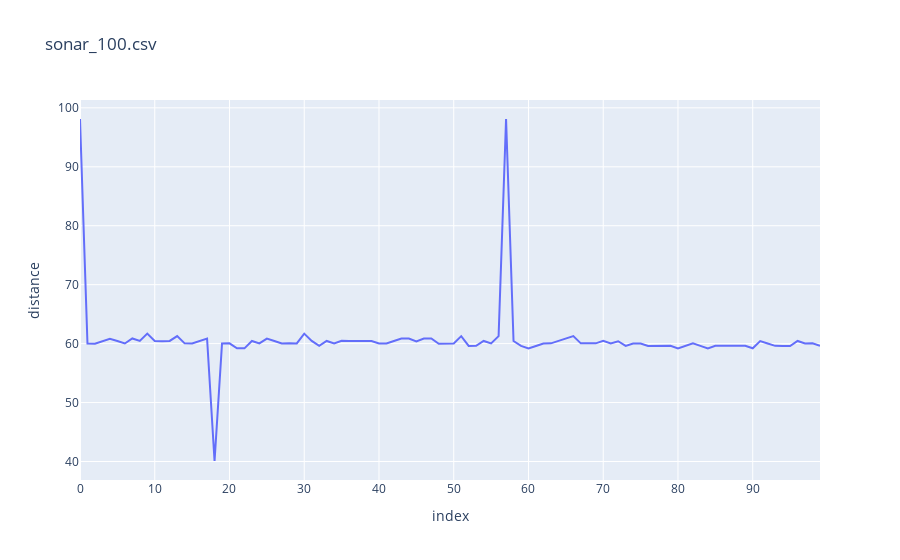
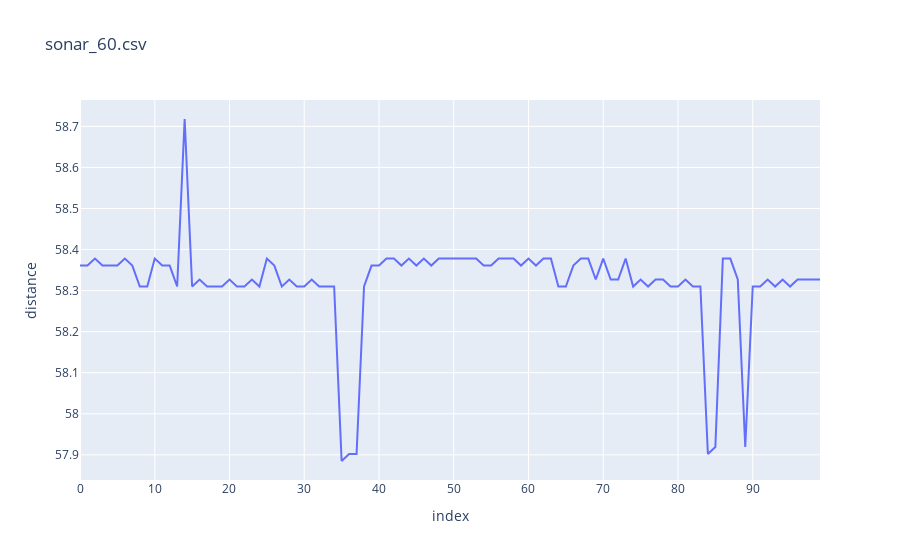
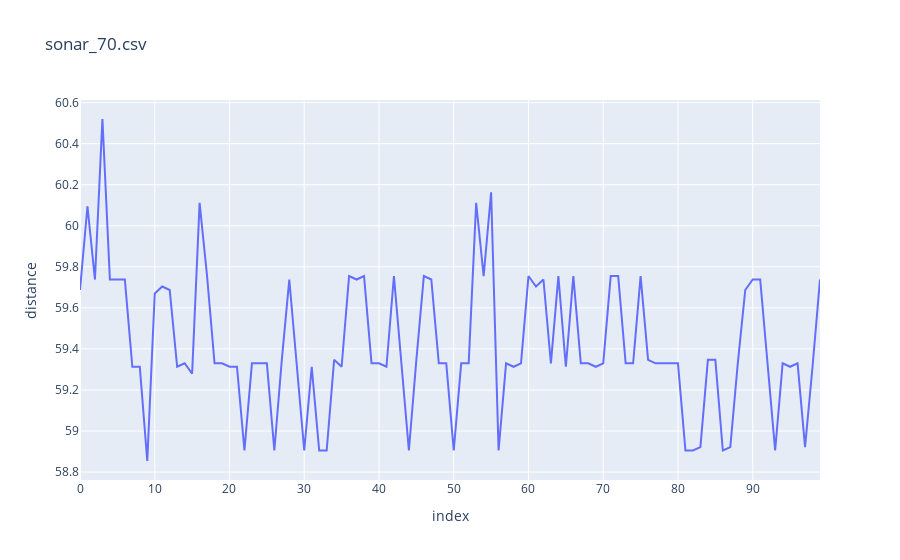
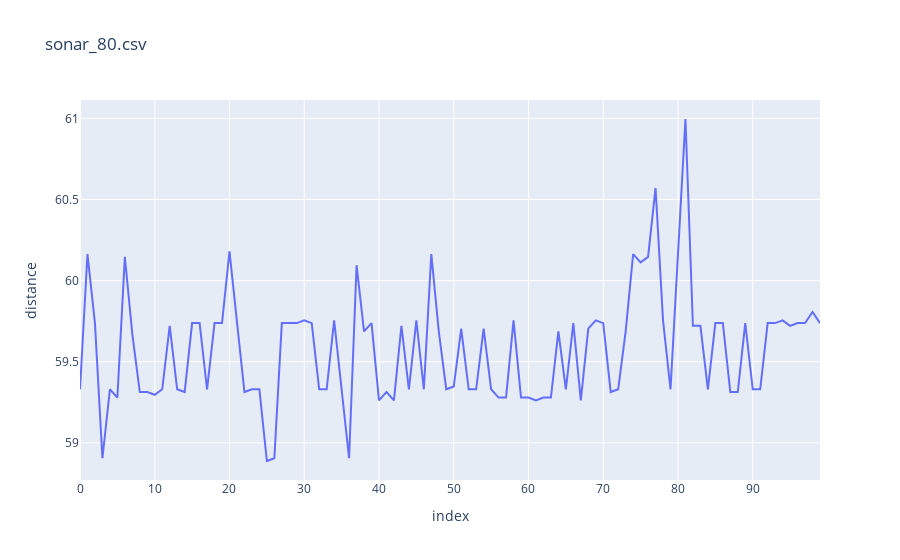

The notebook cell saved with these charts, in order:
### Markdown cell above
### basic functions

### Code cell
def convertToDistance(raw_data):
        return raw_data * 0.017

folder = r'D:\BUL\lab-1\results\result_2.csv'
files = os.listdir(folder)
total_data = pd.DataFrame()
diferent_lenghts = pd.DataFrame(columns=['file', 'avg', 'min', 'max'])
for file in files:
    if file.endswith('.csv'):
        try:
            print(file)
            df = pd.read_csv(os.path.join(folder, file))
            df['raw_data'] = pd.to_numeric(df['raw_data'])
            df['distance'] = df['raw_data'].apply(convertToDistance)
            df['index'] = df.index
            total_data = total_data.append(df)
            diferent_lenghts = diferent_lenghts.append({'file': file, 'avg': df['distance'].mean(), 'min': df['distance'].min(), 'max': df['distance'].max()}, ignore_index=True)
            fig = px.line(df, x='index', y='distance', title=file)
            fig.show()
        except Exception as e:
            print(e)

### Figure 1 — Plotly figure (JSON) as saved in the notebook; plotly's stock layout.template omitted (floating-point values rounded to 4 significant figures)
{"data": [{"hovertemplate": "index=%{x}<br>distance=%{y}<extra></extra>", "legendgroup": "", "line": {"color": "#636efa", "dash": "solid"}, "marker": {"symbol": "circle"}, "mode": "lines", "name": "", "orientation": "v", "showlegend": false, "type": "scatter", "x": [0, 1, 2, 3, 4, 5, 6, 7, 8, 9, 10, 11, 12, 13, 14, 15, 16, 17, 18, 19, 20, 21, 22, 23, 24, 25, 26, 27, 28, 29, 30, 31, 32, 33, 34, 35, 36, 37, 38, 39, 40, 41, 42, 43, 44, 45, 46, 47, 48, 49, 50, 51, 52, 53, 54, 55, 56, 57, 58, 59, 60, 61, 62, 63, 64, 65, 66, 67, 68, 69, 70, 71, 72, 73, 74, 75, 76, 77, 78, 79, 80, 81, 82, 83, 84, 85, 86, 87, 88, 89, 90, 91, 92, 93, 94, 95, 96, 97, 98, 99], "xaxis": "x", "y": [98.11, 60.03, 59.98, 60.45, 60.81, 60.45, 60.03, 60.88, 60.45, 61.71, 60.45, 60.4, 60.45, 61.29, 60.04, 60.03, 60.45, 60.86, 40.09, 60.03, 60.04, 59.19, 59.19, 60.45, 60.03, 60.86, 60.45, 60.03, 60.04, 60.03, 61.69, 60.45, 59.62, 60.45, 60.03, 60.47, 60.45, 60.45, 60.47, 60.45, 60.03, 60.03, 60.45, 60.86, 60.86, 60.38, 60.86, 60.86, 59.98, 59.98, 60.03, 61.27, 59.6, 59.62, 60.45, 60.03, 61.27, 98.11, 60.44, 59.62, 59.19, 59.6, 60.03, 60.04, 60.47, 60.88, 61.29, 60.04, 60.03, 60.04, 60.47, 60.03, 60.4, 59.62, 60.03, 60.03, 59.6, 59.62, 59.62, 59.62, 59.19, 59.6, 60.04, 59.62, 59.19, 59.62, 59.6, 59.6, 59.62, 59.62, 59.21, 60.44, 60.03, 59.62, 59.6, 59.6, 60.45, 60.03, 60.04, 59.62], "yaxis": "y"}], "layout": {"legend": {"tracegroupgap": 0}, "title": {"text": "sonar_100.csv"}, "xaxis": {"anchor": "y", "domain": [0, 1], "title": {"text": "index"}}, "yaxis": {"anchor": "x", "domain": [0, 1], "title": {"text": "distance"}}}}

### Figure 2 — Plotly figure (JSON) as saved in the notebook; plotly's stock layout.template omitted (floating-point values rounded to 4 significant figures)
{"data": [{"hovertemplate": "index=%{x}<br>distance=%{y}<extra></extra>", "legendgroup": "", "line": {"color": "#636efa", "dash": "solid"}, "marker": {"symbol": "circle"}, "mode": "lines", "name": "", "orientation": "v", "showlegend": false, "type": "scatter", "x": [0, 1, 2, 3, 4, 5, 6, 7, 8, 9, 10, 11, 12, 13, 14, 15, 16, 17, 18, 19, 20, 21, 22, 23, 24, 25, 26, 27, 28, 29, 30, 31, 32, 33, 34, 35, 36, 37, 38, 39, 40, 41, 42, 43, 44, 45, 46, 47, 48, 49, 50, 51, 52, 53, 54, 55, 56, 57, 58, 59, 60, 61, 62, 63, 64, 65, 66, 67, 68, 69, 70, 71, 72, 73, 74, 75, 76, 77, 78, 79, 80, 81, 82, 83, 84, 85, 86, 87, 88, 89, 90, 91, 92, 93, 94, 95, 96, 97, 98, 99], "xaxis": "x", "y": [58.36, 58.36, 58.38, 58.36, 58.36, 58.36, 58.38, 58.36, 58.31, 58.31, 58.38, 58.36, 58.36, 58.31, 58.72, 58.31, 58.33, 58.31, 58.31, 58.31, 58.33, 58.31, 58.31, 58.33, 58.31, 58.38, 58.36, 58.31, 58.33, 58.31, 58.31, 58.33, 58.31, 58.31, 58.31, 57.89, 57.9, 57.9, 58.31, 58.36, 58.36, 58.38, 58.38, 58.36, 58.38, 58.36, 58.38, 58.36, 58.38, 58.38, 58.38, 58.38, 58.38, 58.38, 58.36, 58.36, 58.38, 58.38, 58.38, 58.36, 58.38, 58.36, 58.38, 58.38, 58.31, 58.31, 58.36, 58.38, 58.38, 58.33, 58.38, 58.33, 58.33, 58.38, 58.31, 58.33, 58.31, 58.33, 58.33, 58.31, 58.31, 58.33, 58.31, 58.31, 57.9, 57.92, 58.38, 58.38, 58.33, 57.92, 58.31, 58.31, 58.33, 58.31, 58.33, 58.31, 58.33, 58.33, 58.33, 58.33], "yaxis": "y"}], "layout": {"legend": {"tracegroupgap": 0}, "title": {"text": "sonar_60.csv"}, "xaxis": {"anchor": "y", "domain": [0, 1], "title": {"text": "index"}}, "yaxis": {"anchor": "x", "domain": [0, 1], "title": {"text": "distance"}}}}

### Figure 3 — Plotly figure (JSON) as saved in the notebook; plotly's stock layout.template omitted (floating-point values rounded to 4 significant figures)
{"data": [{"hovertemplate": "index=%{x}<br>distance=%{y}<extra></extra>", "legendgroup": "", "line": {"color": "#636efa", "dash": "solid"}, "marker": {"symbol": "circle"}, "mode": "lines", "name": "", "orientation": "v", "showlegend": false, "type": "scatter", "x": [0, 1, 2, 3, 4, 5, 6, 7, 8, 9, 10, 11, 12, 13, 14, 15, 16, 17, 18, 19, 20, 21, 22, 23, 24, 25, 26, 27, 28, 29, 30, 31, 32, 33, 34, 35, 36, 37, 38, 39, 40, 41, 42, 43, 44, 45, 46, 47, 48, 49, 50, 51, 52, 53, 54, 55, 56, 57, 58, 59, 60, 61, 62, 63, 64, 65, 66, 67, 68, 69, 70, 71, 72, 73, 74, 75, 76, 77, 78, 79, 80, 81, 82, 83, 84, 85, 86, 87, 88, 89, 90, 91, 92, 93, 94, 95, 96, 97, 98, 99], "xaxis": "x", "y": [59.69, 60.1, 59.74, 60.52, 59.74, 59.74, 59.74, 59.31, 59.31, 58.85, 59.67, 59.7, 59.69, 59.31, 59.33, 59.28, 60.11, 59.76, 59.33, 59.33, 59.31, 59.31, 58.91, 59.33, 59.33, 59.33, 58.91, 59.35, 59.74, 59.33, 58.91, 59.31, 58.91, 58.91, 59.35, 59.31, 59.76, 59.74, 59.76, 59.33, 59.33, 59.31, 59.76, 59.33, 58.91, 59.35, 59.76, 59.74, 59.33, 59.33, 58.91, 59.33, 59.33, 60.11, 59.76, 60.16, 58.91, 59.33, 59.31, 59.33, 59.76, 59.7, 59.74, 59.33, 59.76, 59.31, 59.76, 59.33, 59.33, 59.31, 59.33, 59.76, 59.76, 59.33, 59.33, 59.76, 59.35, 59.33, 59.33, 59.33, 59.33, 58.91, 58.91, 58.92, 59.35, 59.35, 58.91, 58.92, 59.33, 59.69, 59.74, 59.74, 59.31, 58.91, 59.33, 59.31, 59.33, 58.92, 59.31, 59.74], "yaxis": "y"}], "layout": {"legend": {"tracegroupgap": 0}, "title": {"text": "sonar_70.csv"}, "xaxis": {"anchor": "y", "domain": [0, 1], "title": {"text": "index"}}, "yaxis": {"anchor": "x", "domain": [0, 1], "title": {"text": "distance"}}}}

### Figure 4 — Plotly figure (JSON) as saved in the notebook; plotly's stock layout.template omitted (floating-point values rounded to 4 significant figures)
{"data": [{"hovertemplate": "index=%{x}<br>distance=%{y}<extra></extra>", "legendgroup": "", "line": {"color": "#636efa", "dash": "solid"}, "marker": {"symbol": "circle"}, "mode": "lines", "name": "", "orientation": "v", "showlegend": false, "type": "scatter", "x": [0, 1, 2, 3, 4, 5, 6, 7, 8, 9, 10, 11, 12, 13, 14, 15, 16, 17, 18, 19, 20, 21, 22, 23, 24, 25, 26, 27, 28, 29, 30, 31, 32, 33, 34, 35, 36, 37, 38, 39, 40, 41, 42, 43, 44, 45, 46, 47, 48, 49, 50, 51, 52, 53, 54, 55, 56, 57, 58, 59, 60, 61, 62, 63, 64, 65, 66, 67, 68, 69, 70, 71, 72, 73, 74, 75, 76, 77, 78, 79, 80, 81, 82, 83, 84, 85, 86, 87, 88, 89, 90, 91, 92, 93, 94, 95, 96, 97, 98, 99], "xaxis": "x", "y": [59.33, 60.16, 59.74, 58.91, 59.33, 59.28, 60.15, 59.67, 59.31, 59.31, 59.3, 59.33, 59.72, 59.33, 59.31, 59.74, 59.74, 59.33, 59.74, 59.74, 60.18, 59.74, 59.31, 59.33, 59.33, 58.89, 58.91, 59.74, 59.74, 59.74, 59.76, 59.74, 59.33, 59.33, 59.76, 59.33, 58.91, 60.1, 59.69, 59.74, 59.26, 59.31, 59.26, 59.72, 59.33, 59.76, 59.33, 60.16, 59.69, 59.33, 59.35, 59.7, 59.33, 59.33, 59.7, 59.33, 59.28, 59.28, 59.76, 59.28, 59.28, 59.26, 59.28, 59.28, 59.69, 59.33, 59.74, 59.26, 59.7, 59.76, 59.74, 59.31, 59.33, 59.69, 60.16, 60.11, 60.15, 60.57, 59.76, 59.33, 60.16, 61.0, 59.72, 59.72, 59.33, 59.74, 59.74, 59.31, 59.31, 59.74, 59.33, 59.33, 59.74, 59.74, 59.76, 59.72, 59.74, 59.74, 59.81, 59.74], "yaxis": "y"}], "layout": {"legend": {"tracegroupgap": 0}, "title": {"text": "sonar_80.csv"}, "xaxis": {"anchor": "y", "domain": [0, 1], "title": {"text": "index"}}, "yaxis": {"anchor": "x", "domain": [0, 1], "title": {"text": "distance"}}}}
